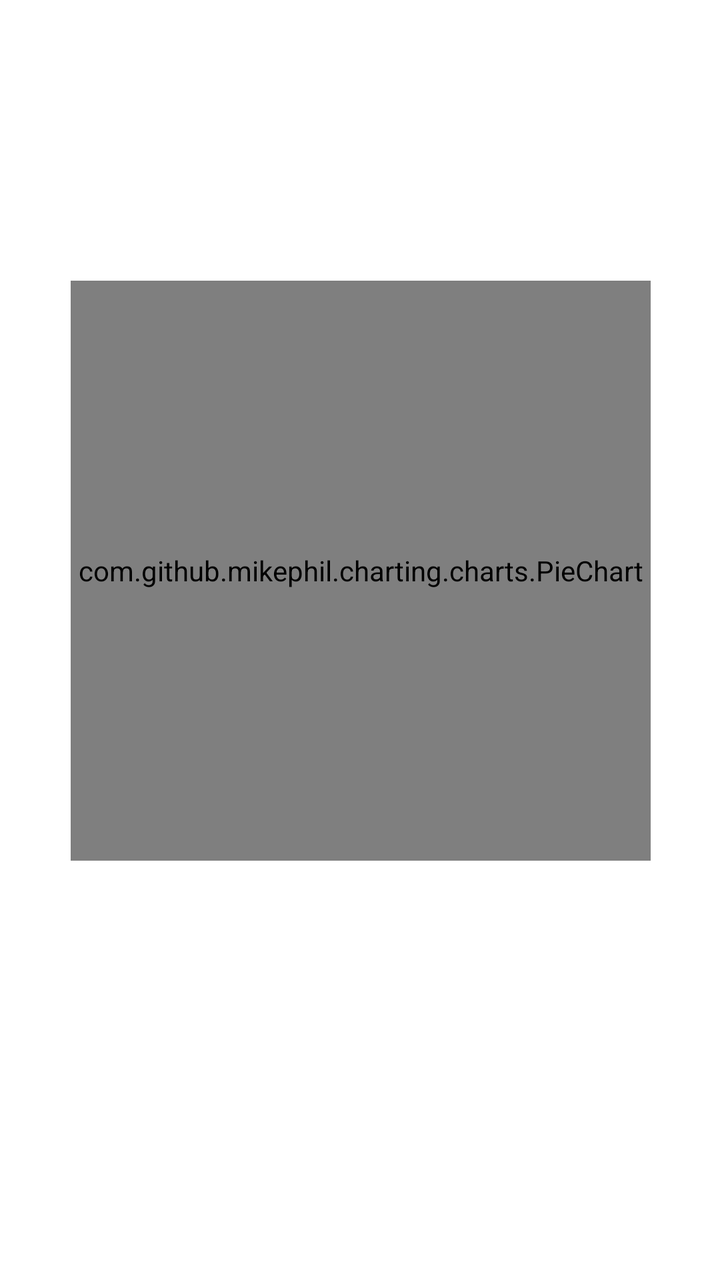
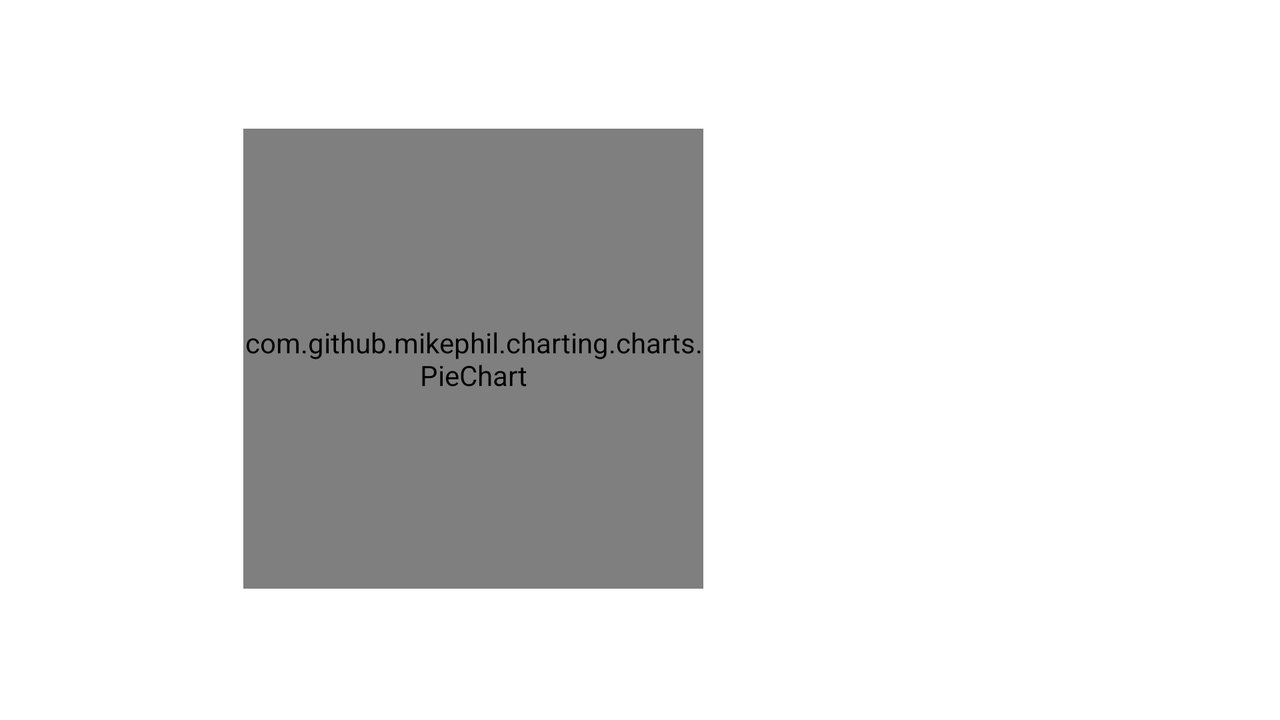

One screen, two layout resources from the same app: the default and the author's alternative for another configuration. Each is rendered where Android would select it; the XML of both is given below.
<!-- AndroidManifest.xml: application theme Theme.BondoMan -->
<!-- res/layout/fragment_graph.xml -->
<?xml version="1.0" encoding="utf-8"?>

<androidx.constraintlayout.widget.ConstraintLayout xmlns:android="http://schemas.android.com/apk/res/android"
    xmlns:tools="http://schemas.android.com/tools"
    android:layout_width="match_parent"
    android:layout_height="match_parent"
    xmlns:app="http://schemas.android.com/apk/res-auto">











    <com.github.mikephil.charting.charts.PieChart
        android:id="@+id/pieChart"
        android:layout_width="290dp"
        android:layout_height="290dp"
        app:layout_constraintBottom_toBottomOf="parent"
        app:layout_constraintEnd_toEndOf="parent"
        app:layout_constraintHorizontal_bias="0.504"
        app:layout_constraintStart_toStartOf="parent"
        app:layout_constraintTop_toTopOf="parent"
        app:layout_constraintVertical_bias="0.401">

    </com.github.mikephil.charting.charts.PieChart>

    <ImageView
        android:id="@+id/pemasukan"
        android:layout_width="36dp"
        android:layout_height="36dp"
        android:layout_marginStart="25dp"
        android:layout_marginTop="20dp"
        android:src="@drawable/green_circle"
        app:layout_constraintStart_toStartOf="@+id/pieChart"
        app:layout_constraintTop_toBottomOf="@+id/pieChart" />

    <ImageView
        android:id="@+id/pengeluaran"
        android:layout_width="36dp"
        android:layout_height="36dp"
        android:layout_marginTop="20dp"
        android:src="@drawable/red_circle"
        app:layout_constraintStart_toStartOf="@+id/pemasukan"
        app:layout_constraintTop_toBottomOf="@+id/pemasukan" />

    <TextView
        android:id="@+id/textView2"
        android:layout_width="wrap_content"
        android:layout_height="wrap_content"
        android:layout_marginStart="15dp"
        android:textColor="@color/white"
        android:text="Pemasukan"
        app:layout_constraintBottom_toBottomOf="@+id/pemasukan"
        app:layout_constraintStart_toEndOf="@+id/pemasukan"
        app:layout_constraintTop_toTopOf="@+id/pemasukan" />

    <TextView
        android:id="@+id/textView3"
        android:layout_width="wrap_content"
        android:layout_height="wrap_content"
        android:layout_marginStart="15dp"
        android:textColor="@color/white"
        android:text="Pengeluaran"
        app:layout_constraintBottom_toBottomOf="@+id/pengeluaran"
        app:layout_constraintStart_toEndOf="@+id/pengeluaran"
        app:layout_constraintTop_toTopOf="@+id/pengeluaran" />

</androidx.constraintlayout.widget.ConstraintLayout>
<!-- resources referenced by this layout -->
<resources>
  <color name="white">#FFFFFFFF</color>
  <style name="Theme.BondoMan" parent="Base.Theme.BondoMan" />
  <style name="Base.Theme.BondoMan" parent="Theme.MaterialComponents.DayNight.DarkActionBar">
          
          
          <item name="colorPrimary">@color/darker_blue</item>
          <item name="colorPrimaryDark">@color/gray</item>
          <item name="colorAccent">@color/light_blue</item>
  
  
      </style>
  <color name="darker_blue">#1E2030</color>
  <color name="gray">#808080</color>
  <color name="light_blue">#CAD3F5</color>
</resources>
<!-- res/layout-land/fragment_graph.xml (the author's variant of the layout above) -->
<!-- drawn on the phone turned sideways -->
<?xml version="1.0" encoding="utf-8"?>
<androidx.constraintlayout.widget.ConstraintLayout xmlns:android="http://schemas.android.com/apk/res/android"
    xmlns:tools="http://schemas.android.com/tools"
    android:layout_width="match_parent"
    android:layout_height="match_parent"
    xmlns:app="http://schemas.android.com/apk/res-auto">











    <com.github.mikephil.charting.charts.PieChart
        android:id="@+id/pieChart"
        android:layout_width="230dp"
        android:layout_height="230dp"
        app:layout_constraintBottom_toBottomOf="parent"
        app:layout_constraintEnd_toEndOf="parent"
        app:layout_constraintHorizontal_bias="0.297"
        app:layout_constraintStart_toStartOf="parent"
        app:layout_constraintTop_toTopOf="parent"
        app:layout_constraintVertical_bias="0.495">

    </com.github.mikephil.charting.charts.PieChart>

    <ImageView
        android:id="@+id/pemasukan"
        android:layout_width="36dp"
        android:layout_height="36dp"
        android:layout_marginStart="50dp"
        android:layout_marginTop="15dp"
        android:src="@drawable/green_circle"
        app:layout_constraintBottom_toBottomOf="@+id/pieChart"
        app:layout_constraintStart_toEndOf="@+id/pieChart"
        app:layout_constraintTop_toTopOf="@+id/pieChart" />

    <ImageView
        android:id="@+id/pengeluaran"
        android:layout_width="36dp"
        android:layout_height="36dp"
        android:layout_marginTop="20dp"
        android:src="@drawable/red_circle"
        app:layout_constraintStart_toStartOf="@+id/pemasukan"
        app:layout_constraintTop_toBottomOf="@+id/pemasukan" />

    <TextView
        android:id="@+id/textView2"
        android:layout_width="wrap_content"
        android:layout_height="wrap_content"
        android:layout_marginStart="15dp"
        android:textColor="@color/white"
        android:text="Pemasukan"
        app:layout_constraintBottom_toBottomOf="@+id/pemasukan"
        app:layout_constraintStart_toEndOf="@+id/pemasukan"
        app:layout_constraintTop_toTopOf="@+id/pemasukan" />

    <TextView
        android:id="@+id/textView3"
        android:layout_width="wrap_content"
        android:layout_height="wrap_content"
        android:layout_marginStart="15dp"
        android:textColor="@color/white"
        android:text="Pengeluaran"
        app:layout_constraintBottom_toBottomOf="@+id/pengeluaran"
        app:layout_constraintStart_toEndOf="@+id/pengeluaran"
        app:layout_constraintTop_toTopOf="@+id/pengeluaran" />

</androidx.constraintlayout.widget.ConstraintLayout>
